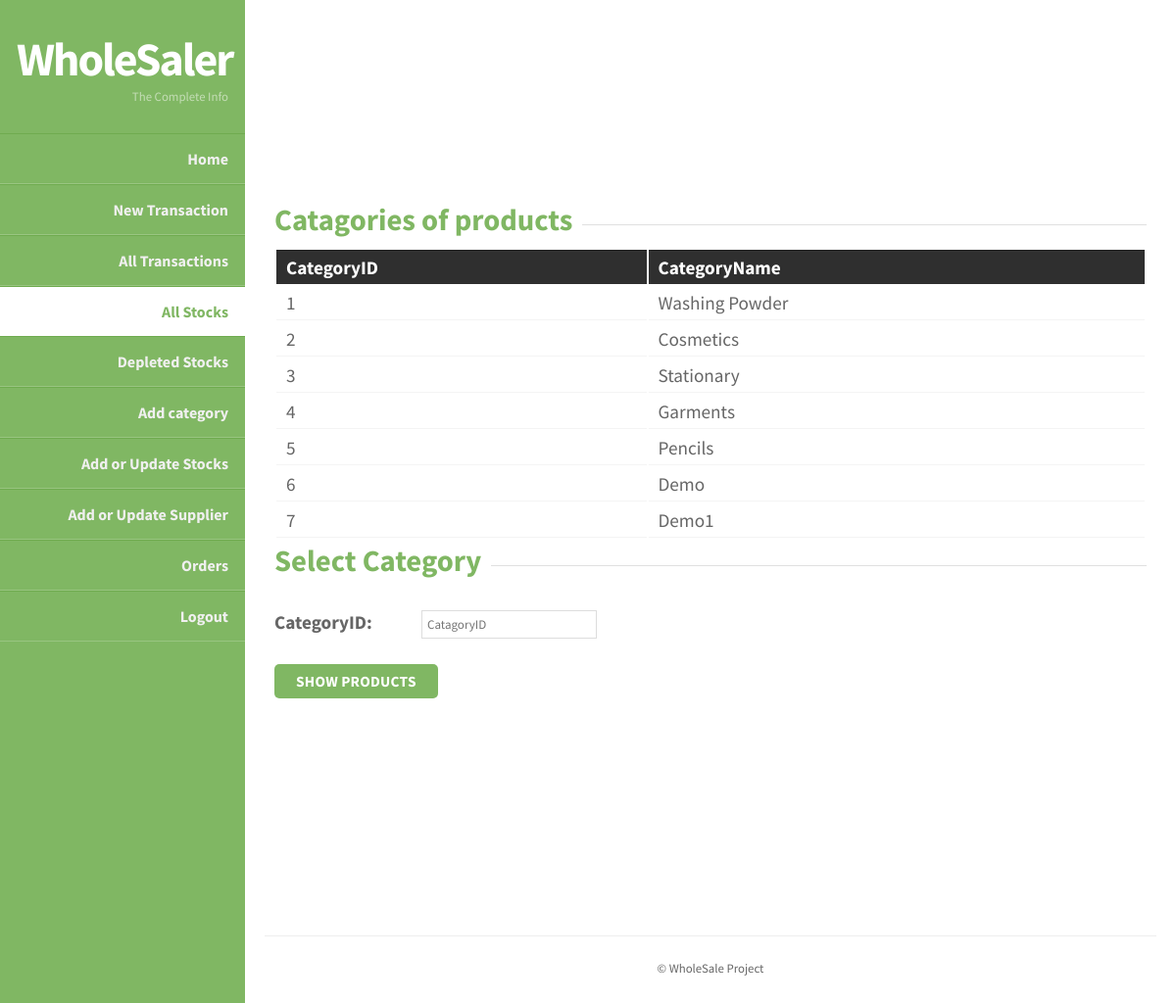
Page /Project/AllStocks.php (signed in) on the committed database.
### tables this page shows
CREATE TABLE `category` (
  `CategoryID` int(11) NOT NULL,
  `CategoryName` varchar(30) NOT NULL
);

### Project/AllStocks.php (the view, shortened to what this page needs)
<!doctype html>
<html>
<head>
<link rel="stylesheet" href="WholeSaler/styles.css" type="text/css" />
</head>
<body>
		<section id="body" class="width">
			<aside id="sidebar" class="column-left">
			<header>
				<h1><a href="WholeSaler-Login.php">WholeSaler</a></h1>
				<h2>The Complete Info</h2>
			</header>
			<nav id="mainnav">
  				<ul>
                  <li ><a href="WholeSaler-Login.php">Home</a></li>
                  <li><a href="AddTransaction.php">New Transaction</a></li>
                  <li> <a href="AllTransactions.php">All Transactions</a></li>
                  <li class="selected-item"> <a href="AllStocks.php">All Stocks</a></li>
                  <li><a href="Depleted_Stock.php">Depleted Stocks</a></li>
                  <li> <a href="AddCategory.php">Add category</a></li>
                  <li><a href="Update_Stocks.php">Add or Update Stocks</a></li>
                  <li><a href="Add_Suppliers.php">Add or Update Supplier</a></li>
                  <li><a href="Bills.php">Orders</a></li>
                  <li><a href="Logout.php">Logout</a></li>
</ul>
			</nav>
			</aside>
		<section id="content" class="column-right">
	    <article>
		<p>&nbsp;</p>
<fieldset>
		<legend><h3>Catagories of products</h3></legend>
		<table>
			<tr>
				<th>CategoryID</th>
				<th>CategoryName</th>
			</tr>
			<?php
				$conn = mysqli_connect("localhost","student","student","ewm");
				$sql = "SELECT * FROM category";
				$result = mysqli_query($conn,$sql);
				$row = mysqli_fetch_assoc($result);
				do { ?>
			<tr>
				<td><?php echo $row['CategoryID']; ?></td>
				<td><?php echo $row['CategoryName']; ?></td>
			</tr>
			<?php } while($row = mysqli_fetch_assoc($result)) ?>
		</table>
  </fieldset>
<fieldset>
  <legend><h3>Select Category</h3></legend>
    <form action="AllStocks.php" method="POST">
      <p><label for="ID"><strong>CategoryID:</strong></label>
      <input type="text" name="CategoryID" id="ID"  placeholder = "CatagoryID" required/></b></p>
      <p><input type="submit" name="pshow" class="formbutton" value="Show Products" /></p>
    </form>
</fieldset>
<br> <br><br><br><br><br><br><br>
		</article>
			<footer class="clear">
				<p>&copy; WholeSale Project </p>
			</footer>
		</section>
	</section>
</body>
</html>

### Project/WholeSaler/styles.css (style rules this page uses)
body { margin:0px auto; padding:0; background: #222; font-family: "Source Sans Pro","sans-serif"; font-size: 1.0em; color:#666; }
* { margin:0; padding:0; }
table { width:100%; text-align:left; }
th, td { padding:5px 10px; }
th { color:#fff; border-top:1px solid #222; background-color:#2F2F2F; }
td { border-bottom:1px solid #f4f4f4; }
p { line-height:2.0em; margin-bottom:20px; }
a { color:#6FAB4F; }
fieldset { display:block; border:none; border-top:1px solid #e0e0e0; }
fieldset legend { font-weight:bold; padding-right:10px; color:#999; }
fieldset form { padding-top:15px; }
fieldset p label { float:left; width:150px; font-family: "Source Sans Pro","sans-serif"; }
fieldset form input, fieldset form select, fieldset form textarea { padding:5px; color:#333333; font-size:13px; font-family: "Source Sans Pro","sans-serif"; border:1px solid #ddd; }
fieldset form input.formbutton { border:none; background-color: #80B763; border-radius: 5px; color: #FFFFFF; display: inline-block; font-weight: bold; padding: 8px 22px; font-size: 0.8em; letter-spacing: 0.25px; text-decoration: none; text-transform: uppercase; }
h1 { font-size:2.0em; }
h2 { color:#2f2f2f; font-size:1.8em; font-weight:bold; padding:0 0 5px; margin:0; }
h3 { color:#80B763; font-size:1.6em; padding-bottom:10px; }
ul, ol { margin:0 0 35px 35px; }
li { padding-bottom:5px; }
.width { width:auto; margin: 0 auto; }
header { padding:30px 17px 30px; margin:0 auto; }
header h1 { text-align: right; }
header h1 a, header h1 a:hover, header h1 a:visited { color: #fff; font-size: 1.5em; text-decoration: none; letter-spacing:-2px; }
header h2 { color:#C4DDB6; text-align: right; font-size: 0.8em; font-weight: normal; padding-bottom:0; letter-spacing:0; }
section#body { padding: 0; background: #80B763; }
section#content { margin-left: 250px; padding: 20px; background-color: #fff; }
.column-left { float:left; }
.column-right { float:right; }
aside#sidebar { width:250px; position: fixed; }
nav#mainnav ul { padding: 0; margin: 0; list-style: none; }
nav#mainnav li { padding:0; border-bottom: 1px solid #99C581; border-top: 1px solid #6FAB4F; }
nav#mainnav li.selected-item { border-bottom:none; }
nav#mainnav li.selected-item a, nav#mainnav li.selected-item a:hover { color:#80B763; font-weight:bold; background: #fff; }
nav#mainnav li a { color: #f0f0f0; display: block; padding: 15px 17px; text-align: right; font-weight: bold; text-decoration: none; }
article { padding: 10px 10px 30px; font-size: 1.2em; border-bottom: 1px solid #eee; }
footer { padding:20px 0px; }
footer p { color:#666; margin:0; font-size:0.8em; text-align: center; }
.clear:after { display: block; clear: both; visibility: hidden; line-height: 0; height: 0; }
.clear { clear: both; display: inline-block; }
.clear { display: block; }

### rows in the picture
category: CategoryID "1", CategoryName "Washing Powder"
category: CategoryID "2", CategoryName "Cosmetics"
category: CategoryID "3", CategoryName "Stationary"
category: CategoryID "4", CategoryName "Garments"
category: CategoryID "5", CategoryName "Pencils"
category: CategoryID "6", CategoryName "Demo"
category: CategoryID "7", CategoryName "Demo1"
